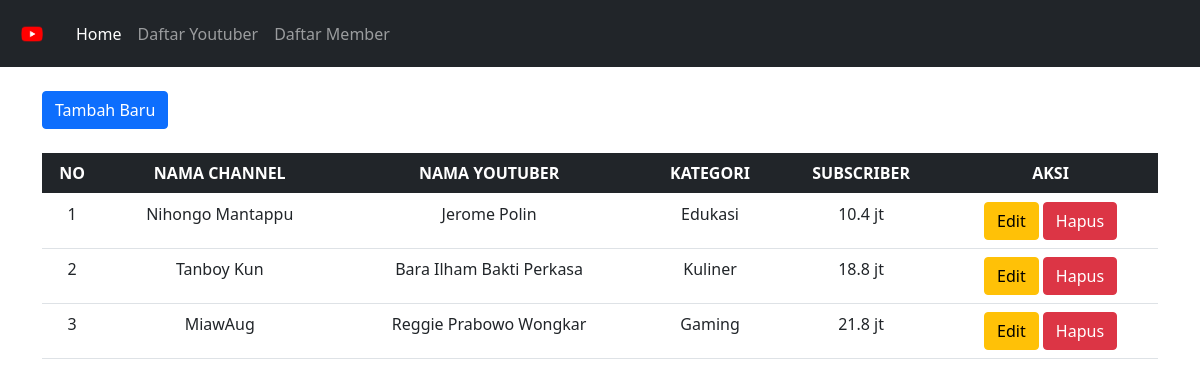
The app's page /Program/dpbo_mvc_tp4/index.php with its own data.
### tables this page shows
CREATE TABLE `channel_youtube` (
  `id_channel_youtube` int(20) NOT NULL,
  `nama_channel_youtube` varchar(100) NOT NULL,
  `id_youtuber` int(20) NOT NULL,
  `kategori` varchar(100) NOT NULL,
  `subscriber` float NOT NULL
);

CREATE TABLE `youtuber` (
  `id_youtuber` int(20) NOT NULL,
  `nama_youtuber` varchar(100) NOT NULL
);

### Program/dpbo_mvc_tp4/controllers/ChannelYoutube.controller.php (called while the page is built, shortened)
<?php
include_once("models/ChannelYoutube.class.php");
include_once("views/ChannelYoutube.view.php");
class ChannelYoutubeController {
  private $channel_youtube;
  function __construct() {
    $this->channel_youtube = new ChannelYoutube(Conf::$db_host, Conf::$db_user, Conf::$db_pass, Conf::$db_name);
  }
  public function index() {
    $this->channel_youtube->open();
    $this->channel_youtube->getChannelYoutubeJoin();
    $data = array();
    while($row = $this->channel_youtube->getResult()) {
      array_push($data, $row);
    }
    $view = new ChannelYoutubeView();
    $view->render($data);
  }
}

### Program/dpbo_mvc_tp4/views/ChannelYoutube.view.php (the view, shortened to what this page needs)
<?php
  class ChannelYoutubeView {
    public function render($data) {
      $dataTH = null;
      $dataTH .= "<tr>
      <th scope='col'>NO</th>
      <th scope='col'>NAMA CHANNEL</th>
      <th scope='col'>NAMA YOUTUBER</th>
      <th scope='col'>KATEGORI</th>
      <th scope='col'>SUBSCRIBER</th>
      <th scope='col'>AKSI</th>
      </tr>";
      $no = 1;
      $dataChannelYoutube = null;
      foreach($data as $val) {
        list($id, $nama_channel_youtube, $nama_youtuber, $kategori, $subscriber) = $val;
        $dataChannelYoutube .= "<tr>
                <td>" . $no++ . "</td>
                <td>" . $nama_channel_youtube . "</td>
                <td>" . $nama_youtuber . "</td>
                <td>" . $kategori . "</td>
                <td>" . $subscriber . " jt</td>
                <td>
                  <a href='index.php?action=edit&id=" . $id .  "' class='btn btn-warning' '>Edit</a>
                  <a href='index.php?action=delete&id=" . $id . "' class='btn btn-danger' '>Hapus</a>
                </td>";
        $dataChannelYoutube .= "</tr>";
      }
    }
  }
?>

### Program/dpbo_mvc_tp4/index.php (shortened to what this page needs)
<?php
include_once("models/Template.class.php");
include_once("controllers/ChannelYoutube.controller.php");
$channelYoutube = new ChannelYoutubeController();
if(isset($_GET['action'])) {
    if($_GET['action'] == 'add') {
        $channelYoutube->addForm();
    } elseif($_GET['action'] == 'edit') {
        $id = $_GET['id'];
        $channelYoutube->editForm($id);
    } elseif($_GET['action'] == 'delete') {
        $id = $_GET['id'];
        $channelYoutube->delete($id);
    }
} else {
    $channelYoutube->index();
}

### Program/dpbo_mvc_tp4/models/Template.class.php (shortened to what this page needs)
<?php
class Template
{
    var $content = '';
    function __construct($filename='')
    {
        $this->content = implode('', @file($filename));
    }
    function clear()
    {
        $this->content = preg_replace("/DATA_[A-Z|_|0-9]+/", "", $this->content);
    }
    function write()
    {
        print $this->content;
    }
    function replace($old = '', $new = '')
    {
        if (is_int($new)) {
            $value = sprintf("%d", $new);
        }
        elseif (is_float($new)) {
            $value = sprintf("%f", $new);
        }
        elseif (is_array($new)) {
            $value = '';
            foreach ($new as $item) {
                $value .= $item. ' ';
            }
        }
        else {
            $value = $new;
        }
        $this->content = preg_replace("/$old/", $value, $this->content);
    }
}
?>

### records on screen
channel_youtube: nama_channel_youtube "Nihongo Mantappu", id_youtuber.nama_youtuber "Jerome Polin", kategori "Edukasi", subscriber "10.4"
channel_youtube: nama_channel_youtube "Tanboy Kun", id_youtuber.nama_youtuber "Bara Ilham Bakti Perkasa", kategori "Kuliner", subscriber "18.8"
channel_youtube: nama_channel_youtube "MiawAug", id_youtuber.nama_youtuber "Reggie Prabowo Wongkar", kategori "Gaming", subscriber "21.8"

### other values on screen
$this->content "Home Daftar Youtuber Daftar Member Tambah Baru"
